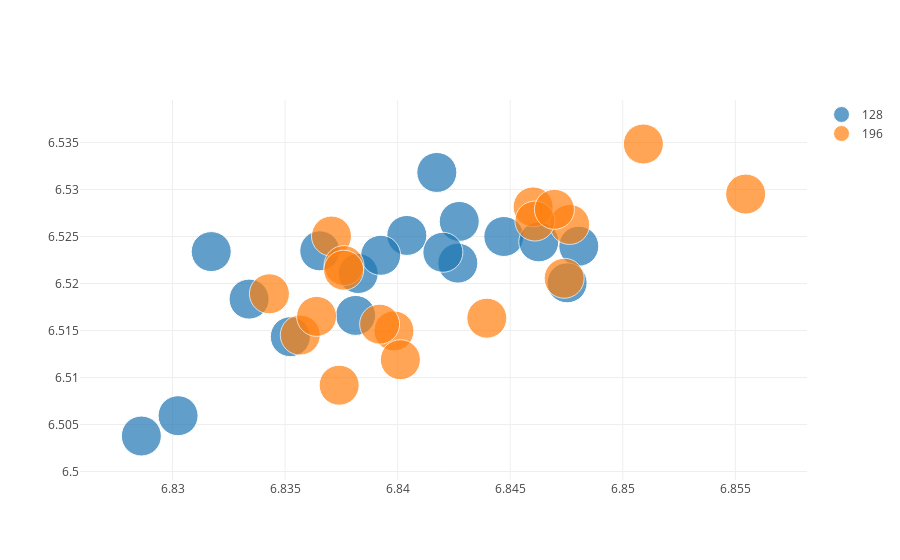

Notebook code cell kept with this figure:
### Code cell
results.results_dataframe_graph(facet='neuronsD',att=['neuronsD','nlayersD', 'drop'])

### Figure 1 — Plotly figure (JSON) as saved in the notebook; plotly's stock layout.template omitted (floating-point values rounded to 4 significant figures)
{"data": [{"marker": {"size": [40, 40, 40, 40, 40, 40, 40, 40, 40, 40, 40, 40, 40, 40, 40, 40, 40, 40]}, "mode": "markers", "name": "128", "text": ["neuronsD:128-nlayersD:1-drop:0.0-neuronsD:128", "neuronsD:128-nlayersD:1-drop:0.0-neuronsD:128", "neuronsD:128-nlayersD:1-drop:0.0-neuronsD:128", "neuronsD:128-nlayersD:1-drop:0.05-neuronsD:128", "neuronsD:128-nlayersD:1-drop:0.05-neuronsD:128", "neuronsD:128-nlayersD:1-drop:0.05-neuronsD:128", "neuronsD:128-nlayersD:1-drop:0.1-neuronsD:128", "neuronsD:128-nlayersD:1-drop:0.1-neuronsD:128", "neuronsD:128-nlayersD:1-drop:0.1-neuronsD:128", "neuronsD:128-nlayersD:2-drop:0.0-neuronsD:128", "neuronsD:128-nlayersD:2-drop:0.0-neuronsD:128", "neuronsD:128-nlayersD:2-drop:0.0-neuronsD:128", "neuronsD:128-nlayersD:2-drop:0.05-neuronsD:128", "neuronsD:128-nlayersD:2-drop:0.05-neuronsD:128", "neuronsD:128-nlayersD:2-drop:0.05-neuronsD:128", "neuronsD:128-nlayersD:2-drop:0.1-neuronsD:128", "neuronsD:128-nlayersD:2-drop:0.1-neuronsD:128", "neuronsD:128-nlayersD:2-drop:0.1-neuronsD:128"], "type": "scatter", "uid": "68d0524e-2dde-4858-bde1-96d96c4a0022", "x": [6.845, 6.838, 6.833, 6.848, 6.837, 6.835, 6.846, 6.84, 6.83, 6.843, 6.842, 6.832, 6.843, 6.839, 6.838, 6.848, 6.842, 6.829], "y": [6.525, 6.521, 6.518, 6.524, 6.523, 6.514, 6.524, 6.525, 6.506, 6.522, 6.532, 6.523, 6.527, 6.523, 6.517, 6.52, 6.523, 6.504]}, {"marker": {"size": [40, 40, 40, 40, 40, 40, 40, 40, 40, 40, 40, 40, 40, 40, 40, 40, 40, 40]}, "mode": "markers", "name": "196", "text": ["neuronsD:196-nlayersD:1-drop:0.0-neuronsD:196", "neuronsD:196-nlayersD:1-drop:0.0-neuronsD:196", "neuronsD:196-nlayersD:1-drop:0.0-neuronsD:196", "neuronsD:196-nlayersD:1-drop:0.05-neuronsD:196", "neuronsD:196-nlayersD:1-drop:0.05-neuronsD:196", "neuronsD:196-nlayersD:1-drop:0.05-neuronsD:196", "neuronsD:196-nlayersD:1-drop:0.1-neuronsD:196", "neuronsD:196-nlayersD:1-drop:0.1-neuronsD:196", "neuronsD:196-nlayersD:1-drop:0.1-neuronsD:196", "neuronsD:196-nlayersD:2-drop:0.0-neuronsD:196", "neuronsD:196-nlayersD:2-drop:0.0-neuronsD:196", "neuronsD:196-nlayersD:2-drop:0.0-neuronsD:196", "neuronsD:196-nlayersD:2-drop:0.05-neuronsD:196", "neuronsD:196-nlayersD:2-drop:0.05-neuronsD:196", "neuronsD:196-nlayersD:2-drop:0.05-neuronsD:196", "neuronsD:196-nlayersD:2-drop:0.1-neuronsD:196", "neuronsD:196-nlayersD:2-drop:0.1-neuronsD:196", "neuronsD:196-nlayersD:2-drop:0.1-neuronsD:196"], "type": "scatter", "uid": "eff66ab4-af0f-44b4-810d-69b4ed94a22f", "x": [6.846, 6.855, 6.84, 6.851, 6.848, 6.846, 6.847, 6.847, 6.837, 6.836, 6.838, 6.837, 6.838, 6.844, 6.834, 6.84, 6.839, 6.836], "y": [6.528, 6.53, 6.515, 6.535, 6.526, 6.527, 6.521, 6.528, 6.525, 6.515, 6.522, 6.509, 6.521, 6.516, 6.519, 6.512, 6.516, 6.517]}], "layout": {}}
